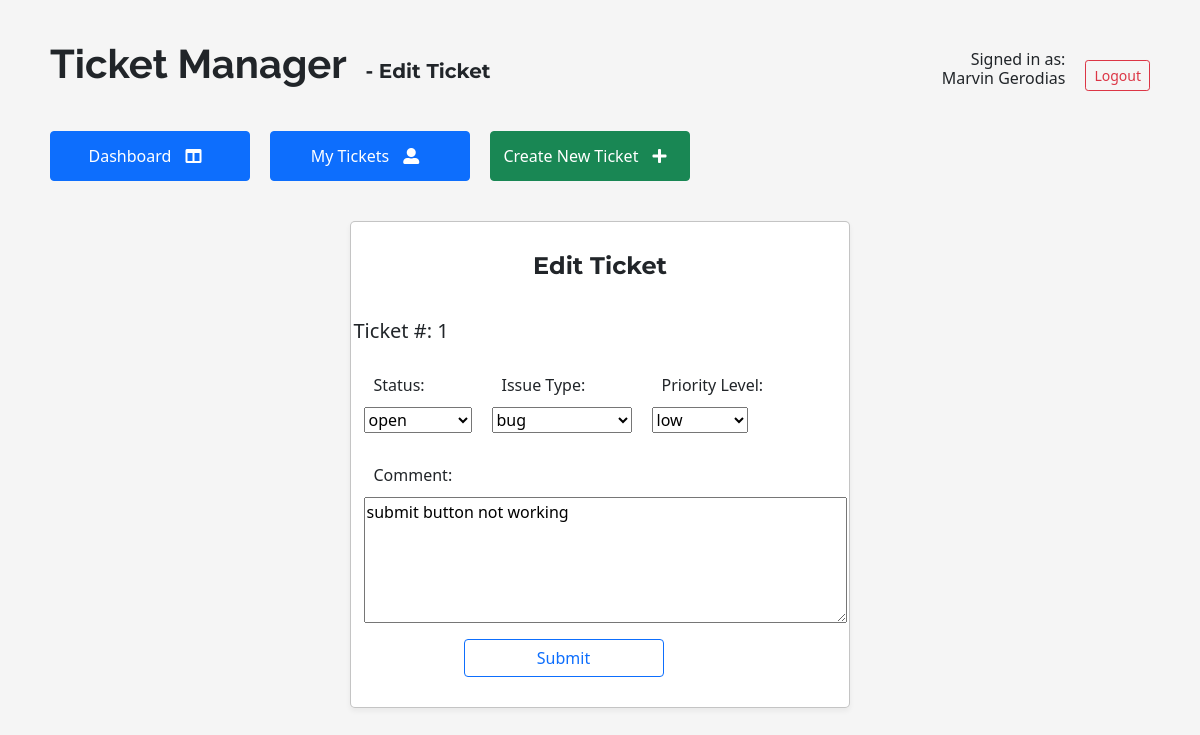
Page /editticket/1 (signed in) on the earlier database version.
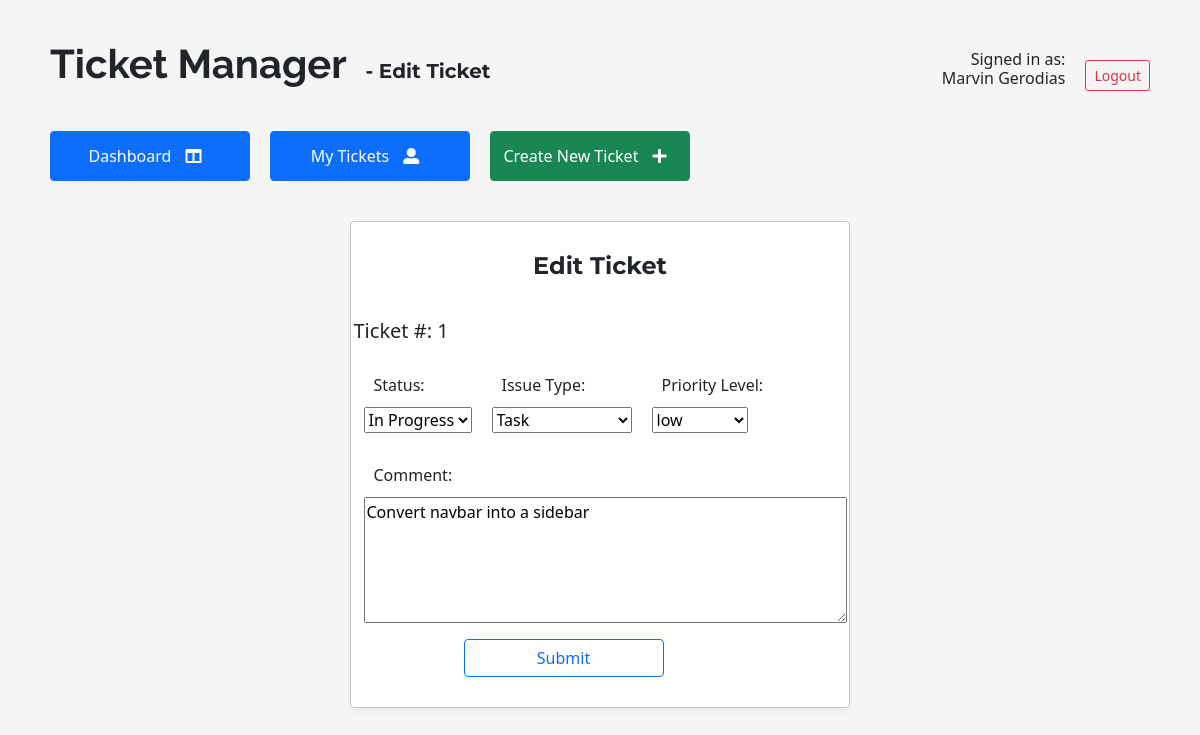
Same page on the later database version.
### main/models.py (models this page shows)
class Ticket(models.Model):
    status = models.CharField(max_length=255)
    issue_type = models.CharField(max_length=255)
    comment = models.CharField(max_length=255)
    priority_level = models.CharField(max_length=255)
    assigned_to = models.ForeignKey(User, related_name="tickets", on_delete=models.CASCADE)
    created_at = models.DateTimeField(auto_now_add=True)
    updated_at = models.DateTimeField(auto_now=True)
    objects = TicketManager()

### main/views.py (the view)
# urls.py: path('editticket/<int:id>', views.editticket),
def editticket(request, id):
    user = User.objects.get(id = request.session['user_id'])
    ticket = Ticket.objects.get(id = id)
    context = {
        "ticket" : ticket,
        "myuser" : user
    }
    return render(request, 'editticket.html', context)

### main/templates/editticket.html (shortened to what this page needs)
<!DOCTYPE html>
<html>
    <head>
        {% load static %}
        <link rel="stylesheet" href="{% static 'css/style.css' %}">
        <link href="https://cdn.jsdelivr.net/npm/bootstrap@5.0.0/dist/css/bootstrap.min.css" rel="stylesheet">
        <link rel="stylesheet" href="https://use.fontawesome.com/releases/v5.7.0/css/all.css">
    </head>
    <body style="background-color: rgb(245, 245, 245);">
        <div style = "margin: 10px 0 10px 10px; display: flex;">
            <div class = "header" style="width: 100vw;">
                <div class = "title" style="display: flex; justify-content: space-between;">
                    <h1 style="font-weight: bold;">Ticket Manager <span style="font-family: Montserrat, sans-serif; font-size: 20px; margin-top: -10px;">- Edit Ticket</span></h1>
                    <div style="text-align: right; display: flex;">
                        <h6>Signed in as:<br/>{{myuser.fname}} {{myuser.lname}}</h6>
                        <a href="/logout"><button type="button" class="btn btn-outline-danger btn-sm">Logout</button></a>
                    </div>
                </div>
                <div class = "nav">
                    <a href="/dashboard"><button type="button" class="btn btn-primary" style="width: 200px">Dashboard <i class="fas fa-columns"></i></button></a>
                    <a href="/mytickets"><button type="button" class="btn btn-primary" style="width: 200px">My Tickets <i class="fas fa-user-alt"></i></button></a>
                    <a href="/newticket"><button type="button" class="btn btn-success" style="width: 200px">Create New Ticket <i class="fas fa-plus"></i></button></a>
                </div>
            </div>
        </div>
        <div class="card-group" style="display: flex; margin: auto; justify-content: space-evenly;">
            <div class="card" style="
            min-width: 500px;
            max-width: 500px;
            border: 1px solid rgba(146, 146, 146, 0.541);
            padding: 10px;
            border-radius: 5px;
            box-shadow: 0px 3px 5px 0.5px rgba(0, 0, 0, 0.048);
            align-items: center;
            ">
                <div class = "newTicketHeader">
                    <div><h4 style="font-weight: bold;">Edit Ticket</h4></div>
                </div>
                <form action="/editticketprocess/{{ticket.id}}" method="POST">
                <h5>Ticket #: {{ticket.id}}</h5>
                <div style="display:flex;">
                    <div>
                        <label for="status">Status: </label><br/>
                        <select id="status" name="status">
                            <option selected="true" >{{ticket.status}}</option>
                        </select><br/>
                    </div>
                    <div>
                        <label for="issue_type">Issue Type: </label><br/>
                        <select id="issue_type" name="issue_type">
                            <option selected="true" >{{ticket.issue_type}}</option>
                        </select><br/>
                    </div>
                    <div>
                        <label for="priority_level">Priority Level: </label><br/>
                        <select id="priority_level" name="priority_level">
                            <option selected="true" >{{ticket.priority_level}}</option>
                        </select><br/>
                    </div>
                </div>
                <div style="margin-left: 20px;">
                    <label for="comment">Comment: </label><br/>
                    <textarea id="comment" name="comment" rows="5" cols="50">{{ticket.comment}}</textarea><br/>
                </div>
                <div style="margin-left: 120px;">
                    <button type="submit" class="btn btn-outline-primary btn-md" style="width: 200px">Submit</button>
                </div>
                </form>
            </div>
        </div>
    </body>
</html>

Differences in the rows shown:
changed Ticket "low": status "open" → "In Progress"; issue_type "bug" → "Task"; comment "submit button not working" → "Convert navbar into a sidebar"
